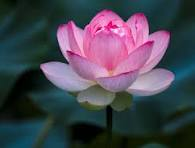
#> input picture image/flower.jpg, 195 x 148 px
$ jupyter execute --allow-errors Opencv.ipynb   (older library calls are emulated)
#> lines starting #> are read from the running program, lines starting #| are printed output that depends on the picture; after the words box and inside, x2 and y2 are one past the last pixel; in counts of white or black regions, pixels touching at a corner belong together
[cell 1]
print("Hello")

[cell 2]
import cv2

[cell 3]
image=cv2.imread("image/flower.jpg")
#> image is the input picture: shape (148, 195, 3); mean B, G, R 80.5, 69.1, 70.8

[cell 4]
image

[cell 5]
image.shape
#> Out = (148, 195, 3)
#It will give a 3D-tensor of 300 row of pixels ,800 cols of pixel and 3 jargor
#images are normally is in tensor

[cell 6]
image[0]
#> Out = 195 rows, first 8: [11, 30, 15], [11, 30, 15], [9, 28, 13], [7, 26, 11], [7, 24, 10], [5, 22, 8], [3, 20, 6], [3, 20, 6]

[cell 7]
image[0][0]
#> Out = [11, 30, 15]
#It will n=

#> (a cell that did not finish here is left out)

[cell 9]
cv2.imshow('img',image) #Basically create the window and put the image in
cv2.waitKey(0) #Wait for the input like close button or minimize button like that

[cell 10]
20

[cell 11]
cv2.destroyAllWindows() #Once everything is done then distory all the window

[cell 12]
#Once these basic step complet we can start the matplotlib

[cell 13]
from matplotlib import pyplot as plt

[cell 14]
plt.imshow(image)
# This is how we can load image using the matplotlib

[cell 15]
plt.imshow(image)

[cell 16]
print(1)

[cell 17]
new_image=cv2.cvtColor(image,cv2.COLOR_BGR2RGB)

[cell 18]
plt.imshow(new_image)

[cell 19]
gray_image=cv2.cvtColor(image,cv2.COLOR_BGR2GRAY)
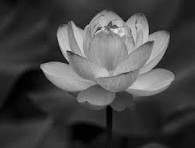
#> gray_image: shape (148, 195); min 0, max 232, mean 70.9

[cell 20]
plt.imshow(gray_image)

[cell 21]
cv2.imshow('img',gray_image) #Basically create the window and put the image in
cv2.waitKey(0) #Wait for the input like close button or minimize button like that
cv2.destroyAllWindows() #Once everything is done then distory all the window

[cell 22]
hsv_image=cv2.cvtColor(image,cv2.COLOR_BGR2HSV)
#> hsv_image: shape (148, 195, 3); mean H, S, V 100.3, 129.4, 90.8

[cell 23]
hsv_image

[cell 24]
plt.imshow(hsv_image)

[cell 25]
hue,sat,val=cv2.split(hsv_image)
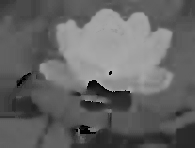
#> hue: shape (148, 195); min 0, max 179, mean 100.3
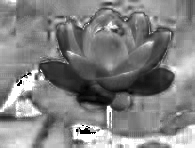
#> sat: shape (148, 195); min 0, max 255, mean 129.4
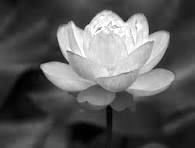
#> val: shape (148, 195); min 0, max 255, mean 90.8

[cell 26]
val
#It will represent the value for ever singe pixel

#> (a cell that did not finish here is left out)

[cell 28]
add_val=50 #Here we want the increase the brightness by 50
val+add_val

[cell 29]
import numpy as np

[cell 30]
#WE ARE ONLY CHANGINFTHE BRIGHTNESS SO WE CAN DO THAT BY THE HELP OF VLAUE ATTRIBUTE OF (hsv) FORMAT

[cell 31]
new_val=val.astype(np.int64)+add_val
new_val[new_val>255]=255
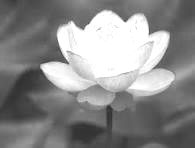
#> new_val: shape (148, 195) int64; min 50, max 255, mean 138.5
new_val_uint8=new_val.astype(np.uint8)

[cell 32]
new_image_hsv=cv2.merge([hue,sat,new_val_uint8])
#> new_image_hsv: shape (148, 195, 3); mean H, S, V 100.3, 129.4, 138.5

[cell 33]
new_image_bgr=cv2.cvtColor(new_image_hsv,cv2.COLOR_HSV2BGR)
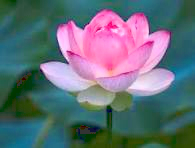
#> new_image_bgr: shape (148, 195, 3); mean B, G, R 120, 110.8, 99.2

[cell 34]
cv2.imshow('img',new_image_bgr) #Basically create the window and put the image in
cv2.waitKey(0) #Wait for the input like close button or minimize button like that
cv2.destroyAllWindows() #Once everything is done then distory all the window

[cell 35]
sobel_x=cv2.Sobel(gray_image,ddepth=cv2.CV_64F,dx=1,dy=0)
sobel_y=cv2.Sobel(gray_image,ddepth=cv2.CV_64F,dx=0,dy=1)
sobel_xy=cv2.Sobel(gray_image,ddepth=cv2.CV_64F,dx=1,dy=1)
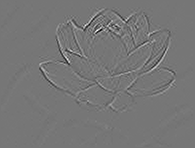
#> sobel_xy: shape (148, 195) float64; min -189, max 217, mean 0; drawn with min black and max white

[cell 36]
cv2.imshow('img',sobel_x)
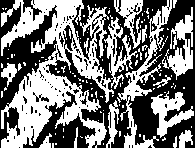
#> window 'img': shape (148, 195); 47.3% white; 112 white regions (94 under 20 px), largest, box (x1, y1, x2, y2) and area: (1, 0, 114, 148) 7640, (118, 0, 172, 148) 1529, (162, 7, 193, 80) 929
cv2.waitKey(0)
cv2.destroyAllWindows()
#Normally it will find the edge of every pics

[cell 37]
cv2.imshow('img',sobel_y)
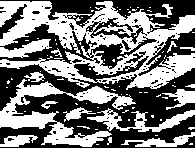
#> window 'img': shape (148, 195); 47.3% white; 78 white regions (63 under 20 px), largest, box (x1, y1, x2, y2) and area: (0, 1, 195, 90) 7717, (0, 79, 136, 147) 2827, (87, 108, 195, 132) 851
cv2.waitKey(0)
cv2.destroyAllWindows()
#Normally it will find the edge of every pics

[cell 38]
cv2.imshow('img',sobel_xy)
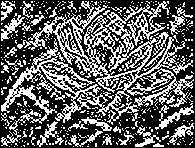
#> window 'img': shape (148, 195); 37.5% white in thin lines or dots
cv2.waitKey(0)
cv2.destroyAllWindows()
#Normally it will find the edge of every pics
